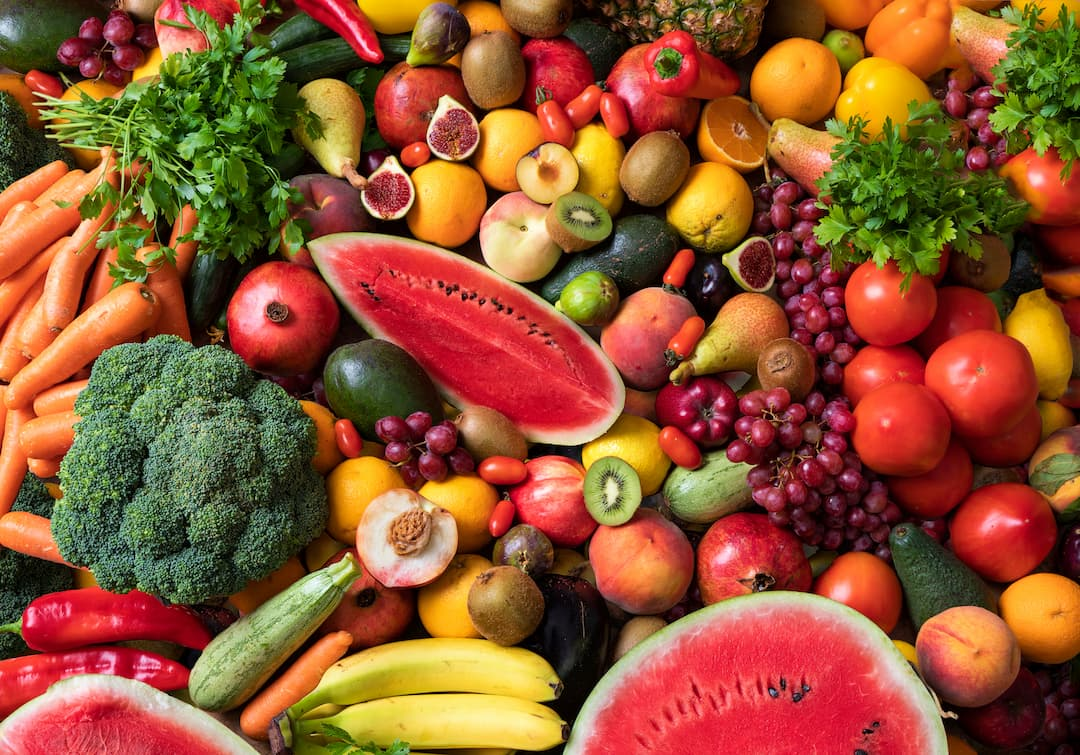
#> input picture others/frutas.jpg, 1080 x 755 px, found by its file name
$ python ColorChannel.py
#> lines starting #> are read from the running program, lines starting #| are printed output that depends on the picture
import cv2

# 1. Cargamos la imagen
img = cv2.imread(r'F:\AIROS CLUB\frutas.jpg')
#> img is the input picture: shape (755, 1080, 3); mean B, G, R 49.1, 85.2, 144.6
cv2.imshow('frutas.jpg', img)
cv2.waitKey(0)

# 2. Hacemos el Split (Recuerda: OpenCV usa BGR, no RGB)
b, g, r = cv2.split(img)
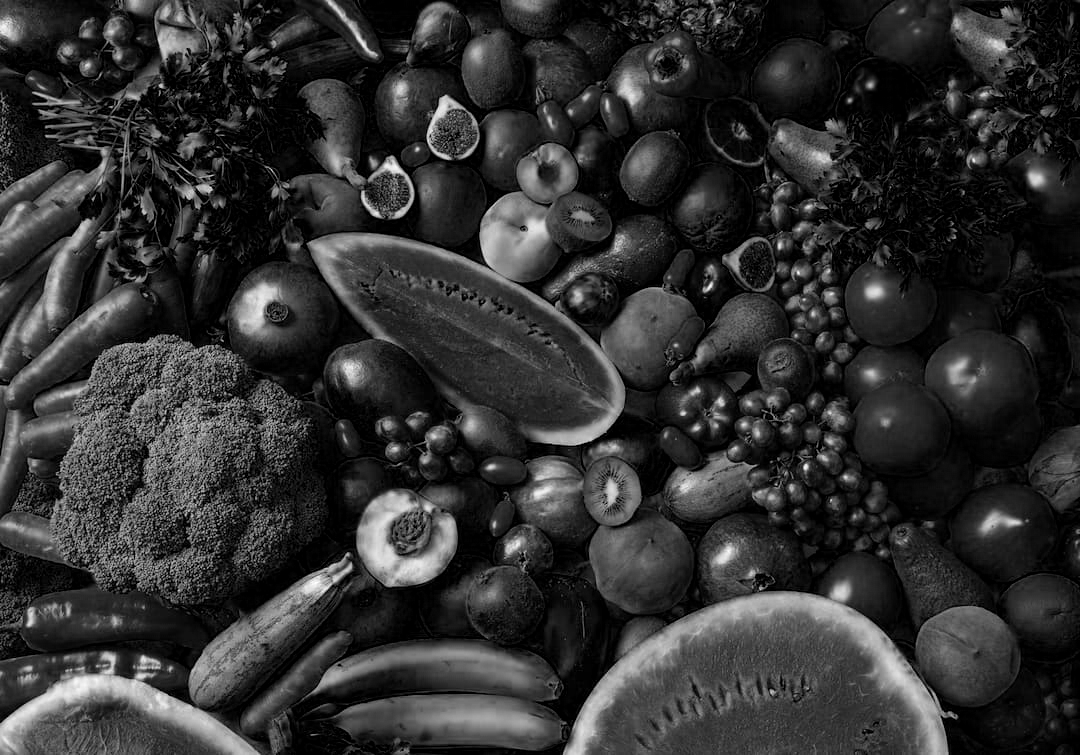
#> b: shape (755, 1080); min 0, max 255, mean 49.1
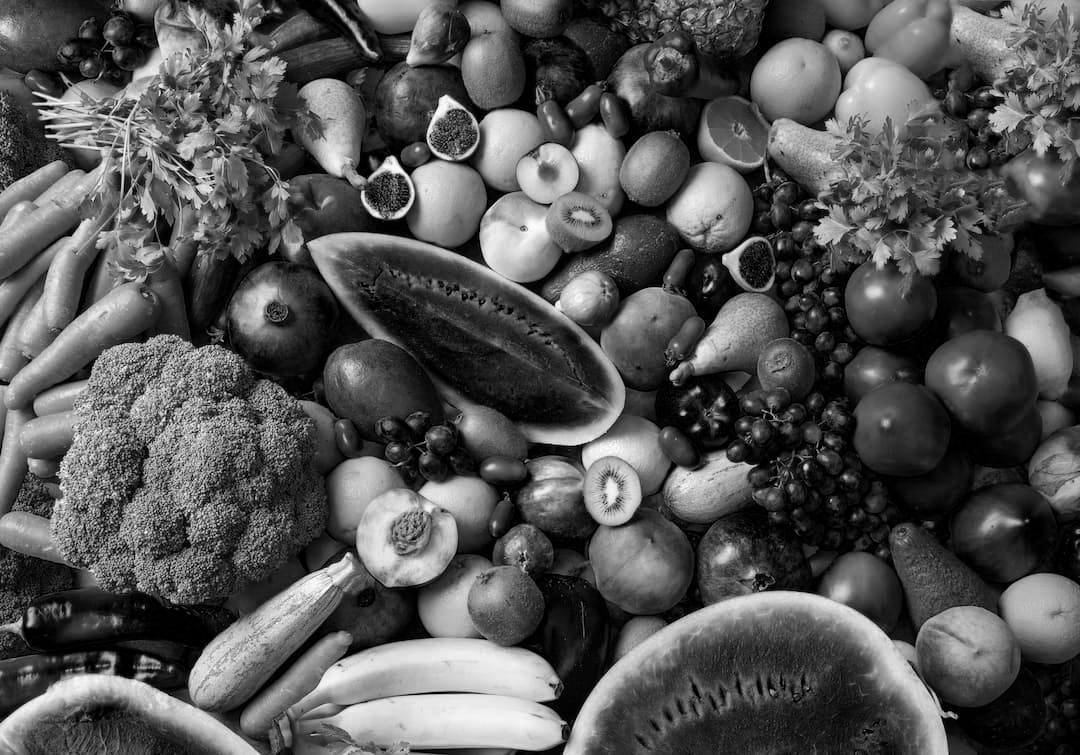
#> g: shape (755, 1080); min 0, max 255, mean 85.2
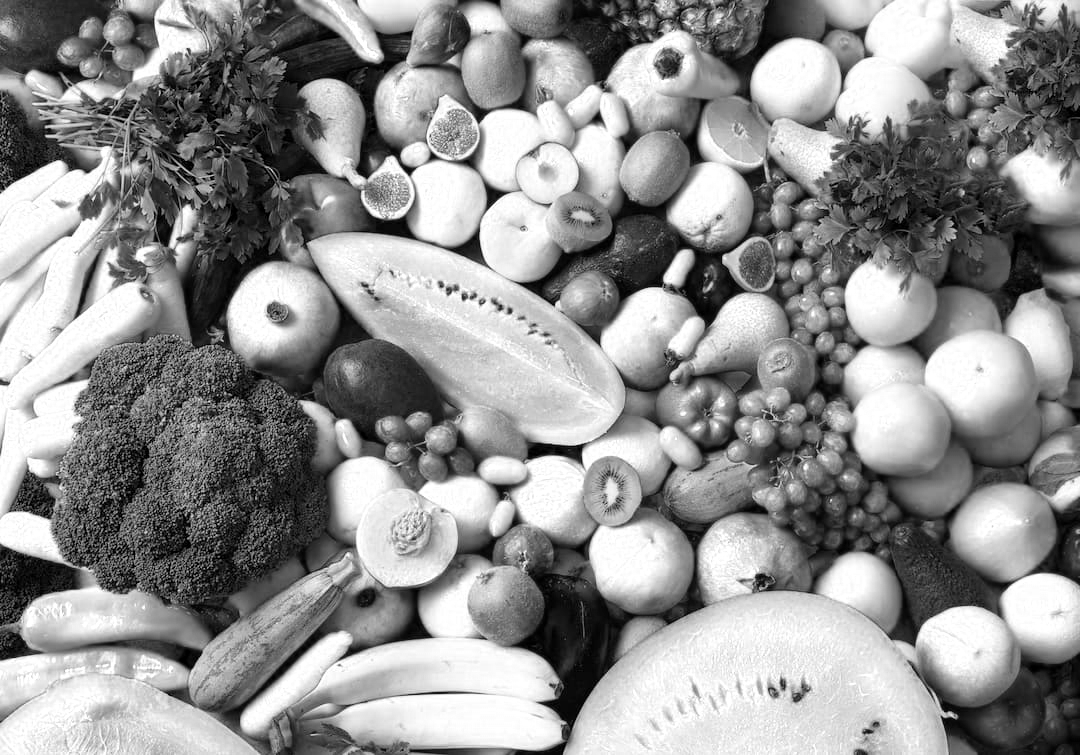
#> r: shape (755, 1080); min 0, max 255, mean 144.6

# Si imprimes las dimensiones de uno de los canales, verás que ya no tiene el "3" al final

# 3. Mostramos el canal azul (se verá en blanco y negro/escala de grises)
cv2.imshow('Intensidad del Azul', b)
cv2.imshow('Intensidad del Verde', g)
cv2.imshow('Intensidad del Rojo', r)
cv2.waitKey(0)
cv2.destroyAllWindows()
